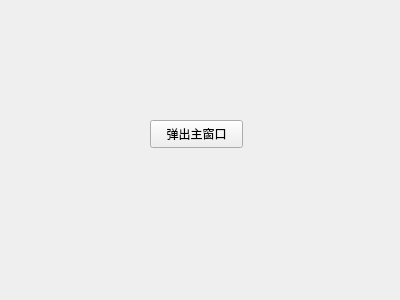
<?xml version="1.0" encoding="UTF-8"?>
<ui version="4.0">
 <class>Form</class>
 <widget class="QWidget" name="Form">
  <property name="geometry">
   <rect>
    <x>0</x>
    <y>0</y>
    <width>400</width>
    <height>300</height>
   </rect>
  </property>
  <property name="windowTitle">
   <string>Form</string>
  </property>
  <widget class="QPushButton" name="pushButton">
   <property name="geometry">
    <rect>
     <x>150</x>
     <y>120</y>
     <width>93</width>
     <height>28</height>
    </rect>
   </property>
   <property name="text">
    <string>弹出主窗口</string>
   </property>
  </widget>
 </widget>
 <resources/>
 <connections/>
</ui>
